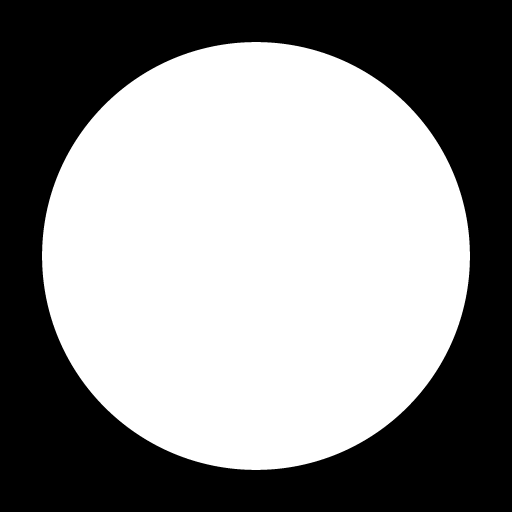
#> input picture test_images/circle.png, 512 x 512 px
$ python -i utilities.py   (imports and definitions only)
#> lines starting #> are read from the running program, lines starting #| are printed output that depends on the picture; after the words box and inside, x2 and y2 are one past the last pixel; in counts of white or black regions, pixels touching at a corner belong together
import cv2
import numpy as np
import pydicom


def read_dicom_image(path):
    dcm_image = pydicom.dcmread(path, force=True)
    dcm_image.file_meta.TransferSyntaxUID = pydicom.uid.ImplicitVRLittleEndian
    img = dcm_image.pixel_array

    png_path = path.replace('.dcm', '.png')
    cv2.imwrite(png_path, img)

    return png_path


def process_image(path):
#> called with path = '../test_images/circle.png'
    img = cv2.imread(path)
#> img is the input picture: shape (512, 512, 3); min 0, max 255, mean 139.9
    gray = cv2.cvtColor(img, cv2.COLOR_BGR2GRAY)

    _, thresh = cv2.threshold(gray, 0, 255, cv2.THRESH_BINARY_INV + cv2.THRESH_OTSU)
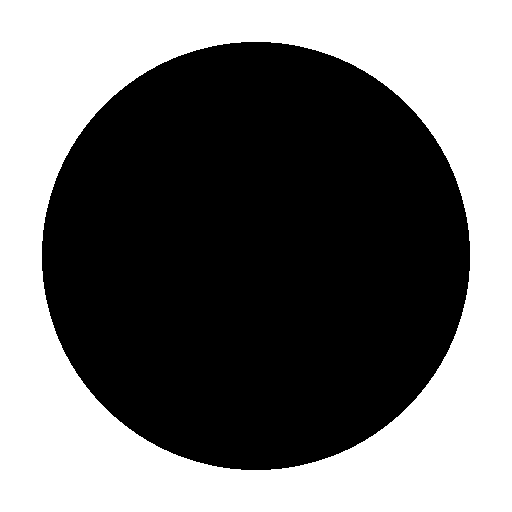
#> thresh: shape (512, 512); 45.1% white; 1 white region, box (x1, y1, x2, y2) and area: (0, 0, 512, 512) 118212

    se = cv2.getStructuringElement(cv2.MORPH_ELLIPSE, (5, 5))
    opening = cv2.morphologyEx(thresh, cv2.MORPH_OPEN, se)
    opening = (255 - opening)

    image = cv2.cvtColor(opening, cv2.COLOR_BGR2RGBA)
    image[np.all(image == [0, 0, 0, 255], axis=2)] = [0, 0, 0, 0]

    cv2.imwrite(path, image)

    return path

>>> result = process_image('../test_images/circle.png')

$ run again, on test_images/star.png
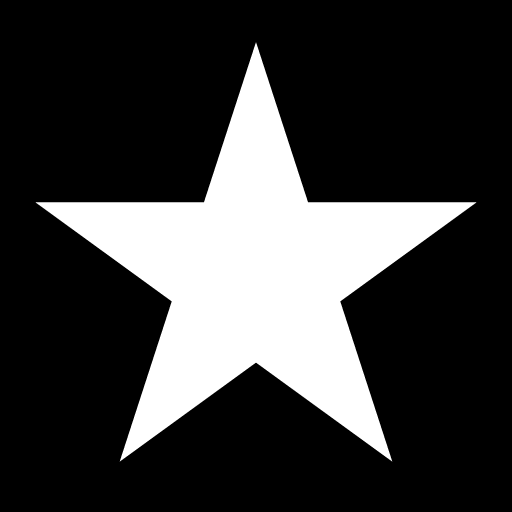
#> input picture test_images/star.png, 512 x 512 px
#> in process_image, img is the input picture: shape (512, 512, 3); min 0, max 255, mean 58.8
#> in process_image, `_, thresh = cv2.threshold(gray, 0, 255, cv2.THRESH_BINARY_INV + cv2.TH..`:
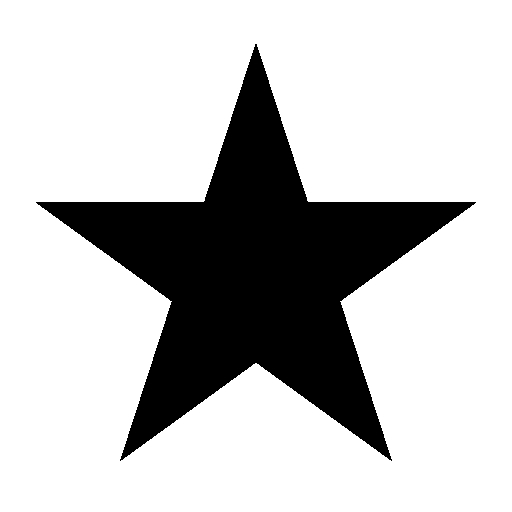
#> thresh: shape (512, 512); 76.9% white; 1 black region, box (x1, y1, x2, y2) and area: (36, 44, 476, 461) 60543
